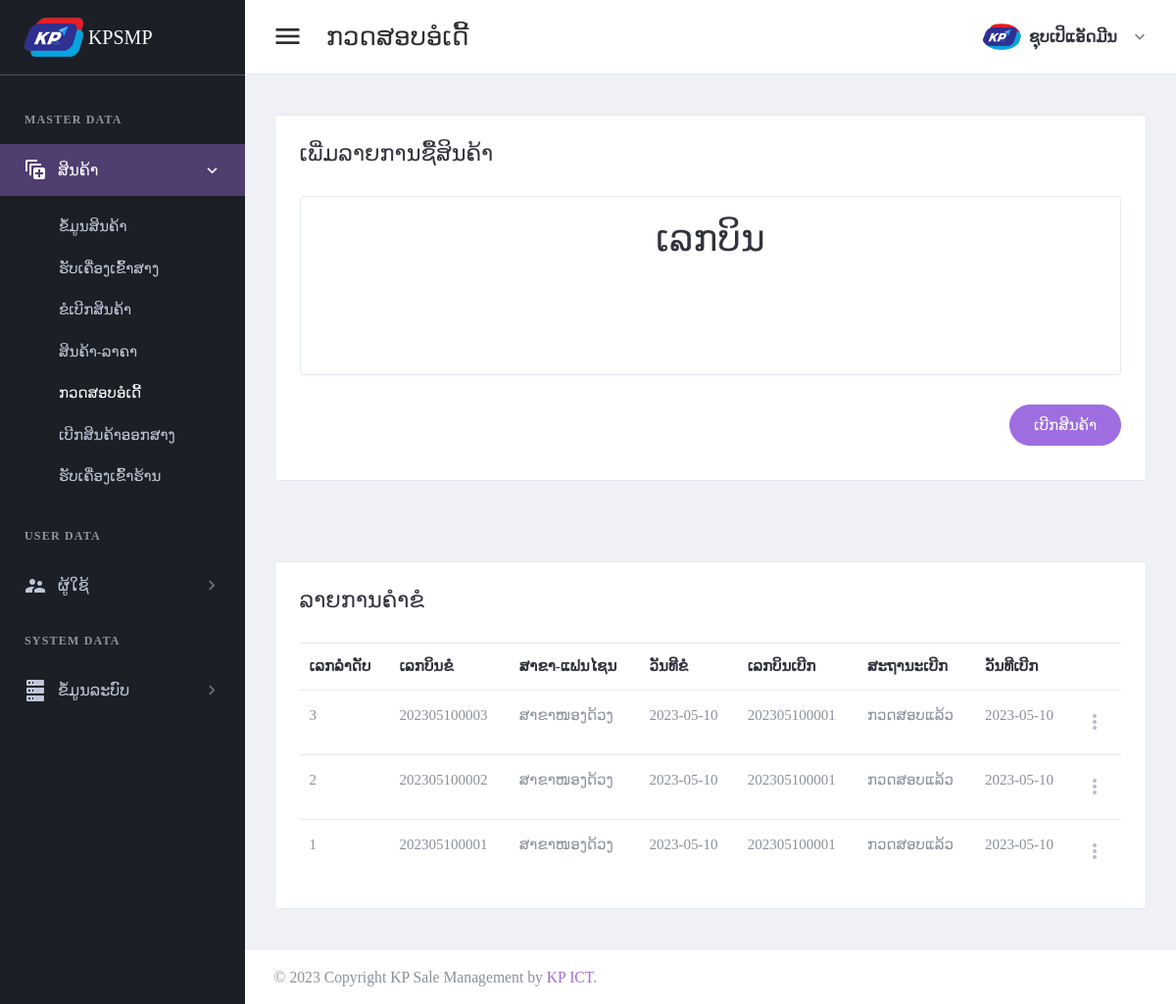
Page /page/check-order-request.php (signed in) on the earlier database version.
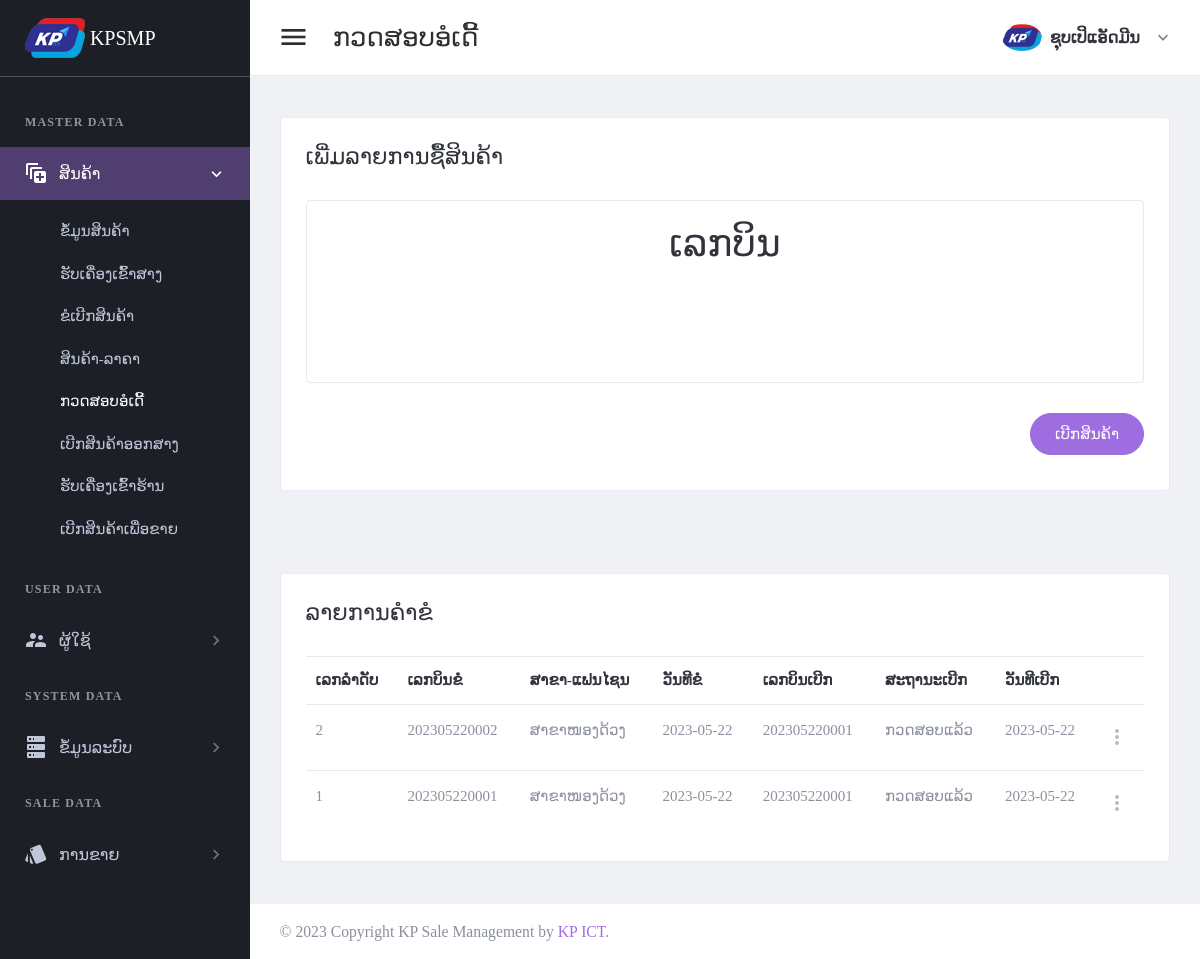
Same page on the later database version.
### tables this page shows
CREATE TABLE `tbl_header_title` (
  `ht_id` int(11) NOT NULL,
  `ht_name` varchar(300) DEFAULT NULL
);

CREATE TABLE `tbl_sub_title` (
  `st_id` int(11) NOT NULL,
  `st_name` varchar(300) DEFAULT NULL,
  `icon_code` varchar(100) DEFAULT NULL,
  `ht_id` int(11) DEFAULT NULL
);

CREATE TABLE `tbl_page_title` (
  `pt_id` int(11) NOT NULL,
  `pt_name` varchar(300) DEFAULT NULL,
  `ptf_name` varchar(100) DEFAULT NULL,
  `st_id` int(11) DEFAULT NULL
);

CREATE TABLE `tbl_order_request` (
  `or_id` int(11) NOT NULL,
  `or_bill_number` varchar(30) DEFAULT NULL,
  `br_id` int(11) DEFAULT NULL,
  `wh_id` int(11) DEFAULT NULL,
  `or_status` int(11) DEFAULT NULL,
  `add_by` int(11) DEFAULT NULL,
  `date_register` date DEFAULT NULL
);

CREATE TABLE `tbl_branch` (
  `br_id` int(11) NOT NULL,
  `br_name` varchar(150) DEFAULT NULL,
  `br_status` int(11) DEFAULT NULL,
  `br_type` int(11) DEFAULT NULL,
  `add_by` int(11) DEFAULT NULL,
  `date_register` date DEFAULT NULL
);

CREATE TABLE `tbl_approve_order` (
  `apo_id` int(11) NOT NULL,
  `apo_bill_number` varchar(30) DEFAULT NULL,
  `or_id` int(11) DEFAULT NULL,
  `br_id` int(11) DEFAULT NULL,
  `wh_id` int(11) DEFAULT NULL,
  `ar_status` int(11) DEFAULT NULL,
  `add_by` int(11) DEFAULT NULL,
  `date_register` date DEFAULT NULL
);

CREATE TABLE `tbl_approve_order_status` (
  `aos_id` int(11) NOT NULL,
  `aos_name` varchar(150) DEFAULT NULL
);

### setting/checksession.php (called while the page is built, shortened)
<?php
	if($_SESSION['id_users'] == "" )
	{
	header("location:logout.php");
	}
	  else{
		$role_id = $_SESSION["role_id"];
	}
?>

### page/check-order-request.php (the view, shortened to what the changed rows need)
<?php
include("../setting/checksession.php");
include("../setting/conn.php");
$header_name = "ກວດສອບອໍເດີ້";
$header_click = "2";
$or_id = $_GET['or_id'];
?>
<!DOCTYPE html>
<html lang="en" dir="ltr">
<head>
    <?php
    include("../setting/callcss.php");
    ?>
</head>
<body class="navbar-fixed sidebar-fixed" id="body">
    <div class="wrapper">
        <?php include "menu.php"; ?>
        <div class="page-wrapper">
            <div class="content-wrapper">
                <div class="content">
                    <div class="email-wrapper rounded border bg-white">
                        <div class="  no-gutters justify-content-center">
                            <div class="    ">
                                <div class="  p-4 p-xl-5">
                                    <form method="post" id="additemorderfrm">
                                        <?php
                                        $rowod = $conn->query("select a.or_id,a.br_id,a.wh_id,(case when apo_id is null then 0 else apo_id end) as apo_id,or_bill_number
                                        from tbl_order_request a
                                        left join tbl_approve_order b on a.or_id = b.or_id
                                        where a.or_id ='$or_id' ")->fetch(PDO::FETCH_ASSOC);
                                        ?>
                                        <div class="card p-4">
                                            <div class="row   no-gutters justify-content-center">
                                                <div class="col-lg-12 text-center">
                                                    <div class="form-group">
                                                        <label for="firstName">
                                                            <h1> ເລກບິນ <?php echo $rowod['or_bill_number']; ?> </h1>
                                                        </label>
                                                    </div>
                                                </div>
                                            </div>
                                        </div>
                                    </form>
                                </div>
                            </div>
                        </div>
                    </div>
                </div>
            </div>
            <div class="content-wrapper">
                <div class="content">
                    <div class="email-wrapper rounded border bg-white">
                        <div class="  no-gutters justify-content-center">
                            <div class="    ">
                                <div class="  p-4 p-xl-5">
                                    <form method="post" id="additemorderfrm">
                                        <table id="productsTable" class="table table-hover table-product" style="width:100%">
                                            <thead>
                                                <tr>
                                                    <th>ເລກລຳດັບ</th>
                                                    <th>ເລກບິນຂໍ</th>
                                                    <th>ສາຂາ-ແຟນໄຊນ</th>
                                                    <th>ວັນທີຂໍ</th>
                                                    <th>ເລກບິນເບີກ</th>
                                                    <th>ສະຖານະເບີກ</th>
                                                    <th>ວັນທີເບີກ</th>
                                                    <th></th>
                                                </tr>
                                            </thead>
                                            <tbody>
                                                <?php
                                                $stmt4 = $conn->prepare(" SELECT  a.or_id,or_bill_number,br_name,a.date_register as date_request,apo_id
                                                ,apo_bill_number,aos_name,b.date_register as date_check
                                                FROM tbl_order_request a
                                                left join tbl_approve_order b on a.or_id = b.or_id
                                                left join tbl_branch c on a.br_id = c.br_id
                                                left join tbl_approve_order_status d on b.ar_status = d.aos_id
                                                order by a.or_id desc");
                                                $stmt4->execute();
                                                if ($stmt4->rowCount() > 0) {
                                                    while ($row4 = $stmt4->fetch(PDO::FETCH_ASSOC)) {
                                                        if (empty($row4['apo_bill_number'])) {
                                                            $apo_bill_number = "ລໍຖ້າກວດສອບ";
                                                            $aos_name = "ລໍຖ້າກວດສອບ";
                                                            $date_check = "ລໍຖ້າກວດສອບ";
                                                            $apo_id = 0;
                                                        } else {
                                                            $apo_bill_number = $row4['apo_bill_number'];
                                                            $aos_name = $row4['aos_name'];
                                                            $date_check = $row4['date_check'];
                                                        }
                                                ?>
                                                        <tr>
                                                            <td><?php echo $row4['or_id']; ?></td>
                                                            <td><?php echo $row4['or_bill_number']; ?></td>
                                                            <td><?php echo $row4['br_name']; ?></td>
                                                            <td><?php echo $row4['date_request']; ?></td>
                                                            <td><?php echo "$apo_bill_number"; ?></td>
                                                            <td><?php echo "$aos_name"; ?></td>
                                                            <td><?php echo "$date_check"; ?></td>
                                                            <td>
                                                                <div class="dropdown">
                                                                    <a class="dropdown-toggle icon-burger-mini" href="#" role="button" id="dropdownMenuLink" data-toggle="dropdown" aria-haspopup="true" aria-expanded="false" data-display="static">
                                                                    </a>
                                                                </div>
                                                            </td>
                                                        </tr>
                                                <?php
                                                    }
                                                }
                                                ?>
                                            </tbody>
                                        </table>
                                    </form>
                                </div>
                            </div>
                        </div>
                    </div>
                </div>
            </div>
        </div>
    </div>
</body>
</html>

### page/menu.php (shortened to what the changed rows need)
<aside class="left-sidebar sidebar-dark" id="left-sidebar">
  <div id="sidebar" class="sidebar sidebar-with-footer">
    <div class="sidebar-left" data-simplebar style="height: 100%;">
      <ul class="nav sidebar-inner" id="sidebar-menu">
        <?php
        $stmt = $conn->prepare(" SELECT distinct a.ht_id,ht_name
        FROM tbl_header_title a
        left join tbl_role_page b on a.ht_id = b.ht_id
        where role_id ='$role_id'
        order by  a.ht_id asc ");
        $stmt->execute();
        if ($stmt->rowCount() > 0) {
          while ($row = $stmt->fetch(PDO::FETCH_ASSOC)) {
            $ht_id = $row['ht_id'];
            $ht_name = $row['ht_name'];
        ?>
            <li class="section-title"> <?php echo "$ht_name"; ?></li>
            <?php
            $stmt1 = $conn->prepare("SELECT distinct a.st_id,st_name,role_id,icon_code
            FROM tbl_sub_title a
            left join tbl_role_page b on a.st_id = b.st_id
            where a.ht_id = '$ht_id' and role_id ='$role_id'
            order by a.st_id asc ");
            $stmt1->execute();
            if ($stmt1->rowCount() > 0) {
              while ($row1 = $stmt1->fetch(PDO::FETCH_ASSOC)) {
                $st_name = $row1['st_name'];
                $st_id = $row1['st_id'];
                $icon_code = $row1['icon_code'];
            ?>
                <li class='has-sub <?php if ($header_click == "$st_id") {  echo "active expand"; } ?>'>
                  <a class="sidenav-item-link" href="javascript:void(0)" data-toggle="collapse" data-target='#<?php echo "$st_name"; ?>' aria-expanded="false" aria-controls="<?php echo "$st_name"; ?>">
                    <i class="mdi <?php echo"$icon_code";?>"></i>
                    <span class="nav-text"> <?php echo "$st_name"; ?> </span> <b class="caret"></b>
                  </a>
                  <ul class='collapse <?php if ($header_click == "$st_id" ) { echo "show"; } ?>' id="<?php echo "$st_name"; ?>" data-parent="#sidebar-menu">
                    <div class="sub-menu">
                      <?php
                      $stmt2 = $conn->prepare(" SELECT pt_name,ptf_name
                      FROM tbl_page_title a
                      left join tbl_role_page b on a.pt_id = b.pt_id
                      where a.st_id = '$st_id' and role_id ='$role_id'
                      order by a.pt_id asc ");
                      $stmt2->execute();
                      if ($stmt2->rowCount() > 0) {
                        while ($row2 = $stmt2->fetch(PDO::FETCH_ASSOC)) {
                          $pt_name = $row2['pt_name'];
                      ?>
                          <li class="<?php if ($header_name ==  $row2['pt_name']) { echo "active"; } ?>">
                            <a class="sidenav-item-link" href='<?php echo $row2['ptf_name'] ?>'>
                              <span class="nav-text"><?php echo"$pt_name";?></span>
                            </a>
                          </li>
                      <?php
                        }
                      }
                      ?>
                    </div>
                  </ul>
              <?php
              }
            }
              ?>
                </li>
            <?php
          }
        }
            ?>
      </ul>
    </div>
  </div>
</aside>

Differences in the rows shown:
removed tbl_order_request: or_id "3", or_bill_number "202305100003", br.br_name "ສາຂາໜອງດ້ວງ", date_register "2023-05-10", tbl_approve_order.apo_bill_number "202305100001", tbl_approve_order_status.aos_name "ກວດສອບແລ້ວ", tbl_approve_order.date_register "2023-05-10"
added tbl_page_title: pt_name "ເບີກສິນຄ້າເພື່ອຂາຍ", shown under tbl_sub_title "ສິນຄ້າ"
now on this page (row unchanged): tbl_header_title: ht_name "SALE DATA"
now on this page (row unchanged): tbl_sub_title: st_name "ການຂາຍ", shown under "SALE DATA"
changed tbl_order_request id 2: or_bill_number "202305100002" → "202305220002"; date_register "2023-05-10" → "2023-05-22"; tbl_approve_order.apo_bill_number "202305100001" → "202305220001"; tbl_approve_order.date_register "2023-05-10" → "2023-05-22"
changed tbl_order_request id 1: or_bill_number "202305100001" → "202305220001"; date_register "2023-05-10" → "2023-05-22"; tbl_approve_order.apo_bill_number "202305100001" → "202305220001"; tbl_approve_order.date_register "2023-05-10" → "2023-05-22"
